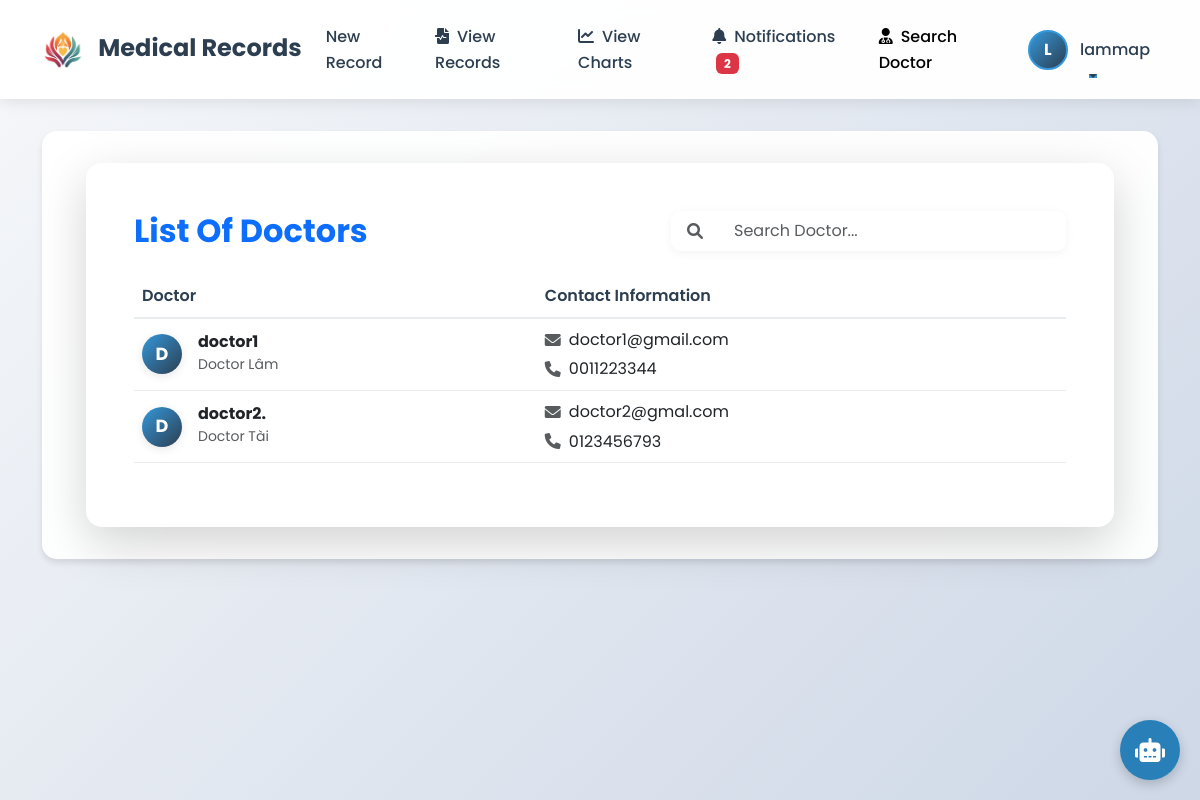
Page /patient/view_doctors (signed in) on the committed database.
### app/models/user.py (models this page shows, shortened)
class User(UserMixin, db.Model):
    id = db.Column(db.Integer, primary_key=True)
    username = db.Column(db.String(80), unique=True, nullable=False)
    email = db.Column(db.String(120), unique=True, nullable=False)
    password_hash = db.Column(db.String(128))
    phone = db.Column(db.String(10))
    full_name = db.Column(db.String(100))
    avatar = db.Column(db.String(200))
    role = db.Column(db.String(20))
    records = db.relationship('MedicalRecord', backref='patient', lazy=True)
    notifications = db.relationship('Notification', foreign_keys='Notification.patient_id', backref='patient', lazy=True)
    sent_notifications = db.relationship('Notification', foreign_keys='Notification.doctor_id', backref='doctor', lazy=True)
    reset_code = db.Column(db.String(6))
    reset_code_expiry = db.Column(db.DateTime)

### app/routes/patient.py (the view)
@bp.route('/view_doctors')
@login_required
def view_doctors():
    if current_user.role != 'patient':
        flash('Access denied. Patients only.', 'danger')
        return redirect(url_for('index'))
    doctors = User.query.filter_by(role='doctor').all()
    return render_template('view_doctors.html', doctors=doctors)

### templates/view_doctors.html (shortened to what this page needs)
{% extends "base.html" %}
{% block content %}
<div class="container">
    <div class="card shadow-lg border-0 rounded-4">
        <div class="card-body p-5">
            <div class="d-flex justify-content-between align-items-center mb-4">
                <h2 class="fw-bold text-primary mb-0">List Of Doctors</h2>
                <div class="search-box">
                    <div class="input-group">
                        <span class="input-group-text bg-transparent border-end-0">
                            <i class="fas fa-search text-muted"></i>
                        </span>
                        <input type="text" class="form-control border-start-0" id="doctorSearch" placeholder="Search Doctor...">
                    </div>
                </div>
            </div>
            <div class="table-responsive">
                <table class="table table-hover align-middle">
                    <thead>
                        <tr>
                            <th>Doctor</th>
                            <th>Contact Information</th>
                        </tr>
                    </thead>
                    <tbody>
                        {% for doctor in doctors %}
                        <tr>
                            <td>
                                <div class="d-flex align-items-center">
                                    <div class="avatar-circle me-3">
                                        {% if doctor.avatar %}
                                        <img src="{{ url_for('static', filename='uploads/' + doctor.avatar) }}" alt="Avatar">
                                        {% else %}
                                        <span class="avatar-initial">{{ doctor.username[0].upper() }}</span>
                                        {% endif %}
                                    </div>
                                    <div>
                                        <h6 class="mb-0 fw-bold">{{ doctor.username }}</h6>
                                        <small class="text-muted">{{ doctor.full_name or 'Chưa cung cấp' }}</small>
                                    </div>
                                </div>
                            </td>
                            <td>
                                <div>
                                    <div class="d-flex align-items-center mb-1">
                                        <i class="fas fa-envelope text-muted me-2"></i>
                                        <span>{{ doctor.email }}</span>
                                    </div>
                                    <div class="d-flex align-items-center">
                                        <i class="fas fa-phone text-muted me-2"></i>
                                        <span>{{ doctor.phone or 'Chưa cung cấp' }}</span>
                                    </div>
                                </div>
                            </td>
                        </tr>
                        {% endfor %}
                    </tbody>
                </table>
            </div>
        </div>
    </div>
</div>
{% endblock %}

### templates/base.html (shortened to what this page needs)
<!DOCTYPE html>
<html lang="en">
<head>
    <link href="https://cdn.jsdelivr.net/npm/bootstrap@5.3.0/dist/css/bootstrap.min.css" rel="stylesheet">
    <link rel="stylesheet" href="https://cdnjs.cloudflare.com/ajax/libs/font-awesome/6.0.0/css/all.min.css">
</head>
<body>
    <nav class="navbar navbar-expand-lg navbar-light">
        <div class="container">
            <a class="navbar-brand" href="{{ url_for('index') }}">
                <img src="{{ url_for('static', filename='images/logo.png') }}" alt="Medical Records Logo" height="40">
                <span class="ms-2 fw-bold">Medical Records</span>
            </a>
            <div class="collapse navbar-collapse" id="navbarNav">
                <ul class="navbar-nav me-auto">
                    {% if current_user.is_authenticated %}
                        {% if current_user.role == 'patient' %}
                        <li class="nav-item">
                            <a class="nav-link" href="{{ url_for('patient.new_record') }}">New Record</a>
                        </li>
                        <li class="nav-item">
                            <a class="nav-link {{ 'active' if request.endpoint == 'patient.view_records' else '' }}" href="{{ url_for('patient.view_records') }}">
                                <i class="fas fa-file-medical-alt me-2"></i>View Records
                            </a>
                        </li>
                        <li class="nav-item">
                            <a class="nav-link {{ 'active' if request.endpoint == 'patient.view_charts' else '' }}" href="{{ url_for('patient.view_charts') }}">
                                <i class="fas fa-chart-line me-2"></i>View Charts
                            </a>
                        </li>
                        <li class="nav-item">
                            <a class="nav-link {{ 'active' if request.endpoint == 'patient.notifications' else '' }}" href="{{ url_for('patient.notifications') }}">
                                <i class="fas fa-bell me-2"></i>Notifications
                            </a>
                        </li>
                        <li class="nav-item">
                            <a class="nav-link {{ 'active' if request.endpoint == 'patient.view_doctors' else '' }}" href="{{ url_for('patient.view_doctors') }}">
                                <i class="fas fa-user-md me-2"></i>Search Doctor
                            </a>
                        </li>
                        {% elif current_user.role == 'doctor' %}
                        <li class="nav-item">
                            <a class="nav-link" href="{{ url_for('doctor.search_patient') }}">Search Patient</a>
                        </li>
                        {% elif current_user.role == 'admin' %}
                        <li class="nav-item">
                            <a class="nav-link" href="{{ url_for('admin.users') }}">User Management</a>
                        </li>
                        {% endif %}
                    {% endif %}
                </ul>
                <ul class="navbar-nav">
                    {% if current_user.is_authenticated %}
                        <li class="nav-item dropdown">
                            <a class="nav-link dropdown-toggle" href="#" id="navbarDropdown" role="button" data-bs-toggle="dropdown" aria-expanded="false">
                                {% if current_user.avatar %}
                                <img src="{{ url_for('static', filename='uploads/' + current_user.avatar) }}" class="avatar-small me-2" alt="Avatar">
                                {% else %}
                                <div class="avatar-small me-2 d-inline-flex align-items-center justify-content-center" style="background: linear-gradient(135deg, #3498db, #2c3e50);">
                                    <span class="text-white fw-bold">{{ current_user.username[0].upper() }}</span>
                                </div>
                                {% endif %}
                                {{ current_user.username }}
                            </a>
                        </li>
                    {% endif %}
                </ul>
            </div>
        </div>
    </nav>
    <div class="container">
        <div class="content">
            {% block content %}{% endblock %}
        </div>
    </div>
    <div class="ai-chat-container">
        <button class="ai-chat-toggle" id="toggleChat">
            <i class="fas fa-robot"></i>
        </button>
    </div>
</body>
</html>

### templates/base.html (style rules this page uses)
:root { --primary-color: #2c3e50; --secondary-color: #3498db; --accent-color: #e74c3c; --background-color: #f8f9fa; --text-color: #2c3e50; --card-shadow: 0 4px 6px rgba(0, 0, 0, 0.1); }
body { font-family: 'Poppins', sans-serif; background-color: var(--background-color); color: var(--text-color); position: relative; min-height: 100vh; line-height: 1.6; }
body::before { content: ''; position: fixed; top: 0; left: 0; width: 100%; height: 100%; z-index: -1; background: linear-gradient(135deg, #f5f7fa 0%, #c3cfe2 100%); opacity: 0.8; }
.navbar { background-color: rgba(255, 255, 255, 0.95); backdrop-filter: blur(10px); box-shadow: 0 2px 15px rgba(0, 0, 0, 0.1); padding: 1rem 0; position: relative; z-index: 1070 !important; }
.navbar-brand { font-weight: 700; font-size: 1.5rem; color: var(--primary-color); transition: color 0.3s ease; }
.nav-link { color: var(--text-color); font-weight: 500; padding: 0.5rem 1rem; transition: all 0.3s ease; position: relative; }
.nav-link::after { content: ''; position: absolute; width: 0; height: 2px; bottom: 0; left: 50%; background-color: var(--secondary-color); transition: all 0.3s ease; transform: translateX(-50%); }
.content { background-color: rgba(255, 255, 255, 0.95); border-radius: 15px; box-shadow: var(--card-shadow); padding: 2rem; margin: 2rem auto; backdrop-filter: blur(10px); transition: transform 0.3s ease, box-shadow 0.3s ease; position: relative; z-index: 1030; }
.avatar-small { width: 40px; height: 40px; border-radius: 50%; object-fit: cover; border: 2px solid var(--secondary-color); transition: transform 0.3s ease; }
.nav-item.dropdown { position: relative !important; }
.ai-chat-container { position: fixed; bottom: 20px; right: 20px; z-index: 1090; display: flex; flex-direction: column; align-items: flex-end; }
.ai-chat-toggle { width: 60px; height: 60px; border-radius: 50%; background-color: #2980b9; color: white; display: flex; justify-content: center; align-items: center; cursor: pointer; border: none; box-shadow: 0 4px 12px rgba(0, 0, 0, 0.2); font-size: 24px; transition: all 0.3s ease; position: relative; }

### templates/view_doctors.html (style rules this page uses)
.search-box .input-group { border-radius: 10px; overflow: hidden; box-shadow: 0 2px 10px rgba(0,0,0,0.05); }
.search-box .form-control { border: none; padding: 0.5rem 1rem; }
.search-box .input-group-text { border: none; padding: 0.5rem 1rem; }
.avatar-circle { width: 40px; height: 40px; border-radius: 50%; overflow: hidden; background: linear-gradient(135deg, #3498db, #2c3e50); display: flex; align-items: center; justify-content: center; box-shadow: 0 2px 10px rgba(0,0,0,0.1); }
.avatar-initial { color: white; font-weight: bold; font-size: 1.1rem; }
.table th { font-weight: 600; color: var(--text-color); border-bottom: 2px solid #e9ecef; }
.table td { position: relative; z-index: 2; vertical-align: middle; border-bottom: 1px solid #e9ecef; }

### rows in the picture
User: username "L", username "lammap"
User: username "D", username "doctor1", full_name "Doctor Lâm", email "doctor1@gmail.com", phone "0011223344"
User: username "D", username "doctor2.", full_name "Doctor Tài", email "doctor2@gmal.com", phone "0123456793"
